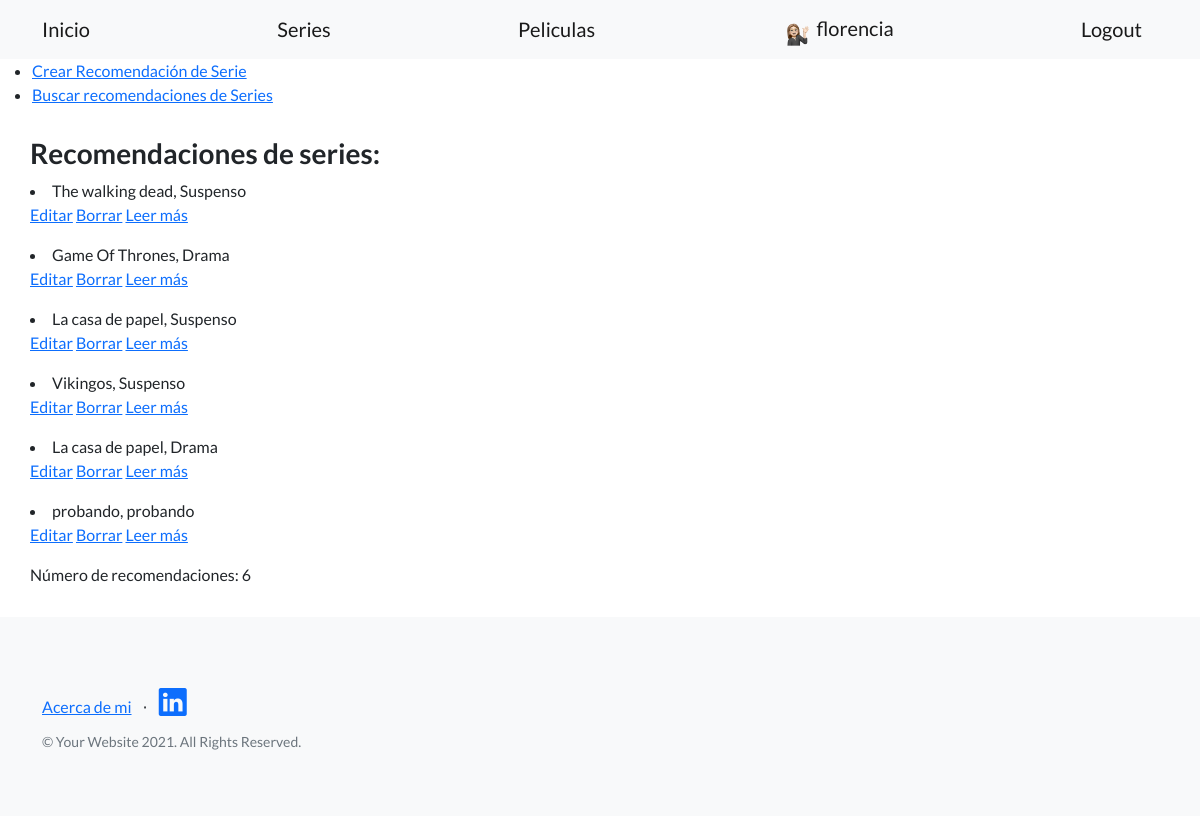
/recomendaciones/series/lista_series (signed in), run on an earlier commit of the app's database.
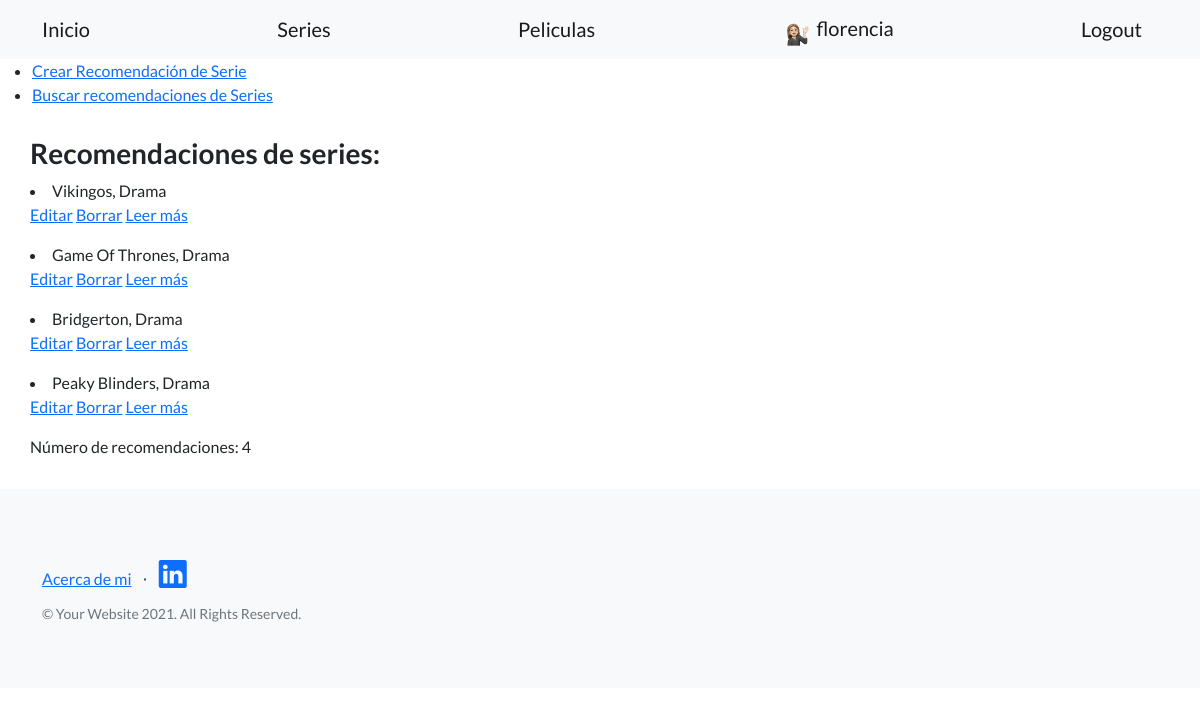
And on a later commit of the database.
### recomendaciones/models.py (models this page shows)
class Series(models.Model):
    nombre = models.CharField(max_length=30)
    categoria = models.CharField(max_length=30)
    netflix = models.BooleanField()
    descripcion = RichTextField(blank=True, null=True)
    author = models.ForeignKey(User, on_delete=models.CASCADE)
    fecha = models.DateTimeField(default=timezone.now)
    def __str__(self):
        return f'{self.nombre}, {self.categoria}'

### recomendaciones/views.py (the view)
# urls.py: path('series/lista_series', views.lista_series, name = 'lista_series'),
def lista_series(request):
    lista_series = Series.objects.all()
    return render(
        request, 'recomendaciones/lista_series.html',
        {'lista_series': lista_series}
    )

### recomendaciones/templates/recomendaciones/lista_series.html
{% extends 'index/index.html' %}
{% block 'header_block' %}
<ul>
    <li><a href={% url 'crear_recomendacion_serie' %}>Crear Recomendación de Serie</a></li>
    <li><a href={% url 'busqueda_series' %}>Buscar recomendaciones de Series</a></li>
</ul>
{% endblock 'header_block' %}
{% block body_block %}
    <h3>Recomendaciones de series:</h3>
    {% for serie in lista_series %}
        <li>
            {{serie}}
            <p>
                <a href={% url 'actualizar_recomendacion_serie' serie.id %}>Editar</a>
                <a href={% url 'borrar_recomendacion_serie' serie.id %}>Borrar</a>
                <a href={% url 'datos_series' serie.id %}>Leer más</a>
            </p>
        </li>
    {% endfor %}
        {% if lista_series %}
            Número de recomendaciones: {{ lista_series|length }}
        {% else %}
            No existen recomendaciones aún.
        {% endif %}
{% endblock body_block %}

What changed in the data, as far as the page shows it:
removed Series: nombre+categoria "The walking dead, Suspenso"
removed Series: nombre+categoria "La casa de papel, Suspenso"
removed Series: nombre+categoria "Vikingos, Suspenso"
removed Series: nombre+categoria "La casa de papel, Drama"
removed Series: nombre+categoria "probando, probando"
added Series: nombre+categoria "Vikingos, Drama"
added Series: nombre+categoria "Bridgerton, Drama"
added Series: nombre+categoria "Peaky Blinders, Drama"
Also different on the page:
{{ lista_series|length }}: "6" → "4"
